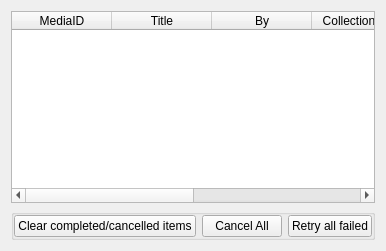
      <widget class="QWidget" name="progress">
       <attribute name="title">
        <string>Progress</string>
       </attribute>
       <layout class="QVBoxLayout" name="verticalLayout_5">
        <item>
         <widget class="QTableWidget" name="tbl_dl_progress">
          <property name="editTriggers">
           <set>QAbstractItemView::NoEditTriggers</set>
          </property>
          <property name="selectionMode">
           <enum>QAbstractItemView::SingleSelection</enum>
          </property>
          <property name="selectionBehavior">
           <enum>QAbstractItemView::SelectRows</enum>
          </property>
          <property name="sortingEnabled">
           <bool>false</bool>
          </property>
          <attribute name="horizontalHeaderStretchLastSection">
           <bool>true</bool>
          </attribute>
          <column>
           <property name="text">
            <string>MediaID</string>
           </property>
          </column>
          <column>
           <property name="text">
            <string>Title</string>
           </property>
          </column>
          <column>
           <property name="text">
            <string>By</string>
           </property>
          </column>
          <column>
           <property name="text">
            <string>CollectionType</string>
           </property>
          </column>
          <column>
           <property name="text">
            <string>Status</string>
           </property>
          </column>
          <column>
           <property name="text">
            <string>Progress</string>
           </property>
          </column>
         </widget>
        </item>
        <item>
         <widget class="QGroupBox" name="groupBox_29">
          <property name="minimumSize">
           <size>
            <width>0</width>
            <height>0</height>
           </size>
          </property>
          <property name="title">
           <string/>
          </property>
          <property name="flat">
           <bool>true</bool>
          </property>
          <layout class="QHBoxLayout" name="horizontalLayout_27">
           <property name="leftMargin">
            <number>0</number>
           </property>
           <property name="topMargin">
            <number>0</number>
           </property>
           <property name="rightMargin">
            <number>0</number>
           </property>
           <property name="bottomMargin">
            <number>0</number>
           </property>
           <item>
            <widget class="QPushButton" name="btn_progress_clear_complete">
             <property name="text">
              <string>Clear completed/cancelled items</string>
             </property>
            </widget>
           </item>
           <item>
            <widget class="QPushButton" name="btn_progress_cancel_all">
             <property name="text">
              <string>Cancel All</string>
             </property>
            </widget>
           </item>
           <item>
            <widget class="QPushButton" name="btn_progress_retry_all">
             <property name="text">
              <string>Retry all failed</string>
             </property>
            </widget>
           </item>
          </layout>
         </widget>
        </item>
       </layout>
      </widget>
